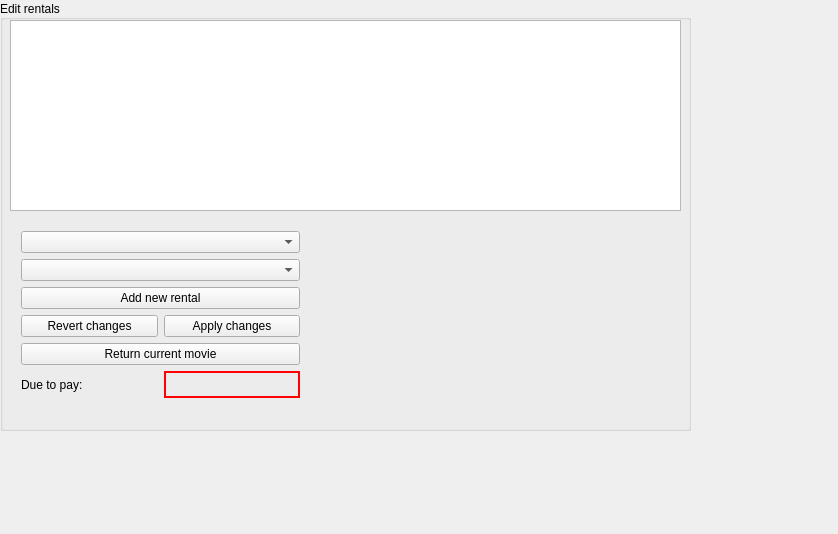
<?xml version="1.0" encoding="UTF-8"?>
<ui version="4.0">
 <class>rentalEditing</class>
 <widget class="QWidget" name="rentalEditing">
  <property name="geometry">
   <rect>
    <x>0</x>
    <y>0</y>
    <width>838</width>
    <height>534</height>
   </rect>
  </property>
  <property name="windowTitle">
   <string>rentalEditing</string>
  </property>
  <widget class="QGroupBox" name="groupBox">
   <property name="geometry">
    <rect>
     <x>0</x>
     <y>0</y>
     <width>691</width>
     <height>431</height>
    </rect>
   </property>
   <property name="title">
    <string>Edit rentals</string>
   </property>
   <property name="alignment">
    <set>Qt::AlignLeading|Qt::AlignLeft|Qt::AlignVCenter</set>
   </property>
   <property name="flat">
    <bool>false</bool>
   </property>
   <widget class="QTableView" name="rentalsTableView">
    <property name="geometry">
     <rect>
      <x>10</x>
      <y>20</y>
      <width>671</width>
      <height>191</height>
     </rect>
    </property>
   </widget>
   <widget class="QWidget" name="verticalLayoutWidget">
    <property name="geometry">
     <rect>
      <x>10</x>
      <y>220</y>
      <width>301</width>
      <height>189</height>
     </rect>
    </property>
    <layout class="QVBoxLayout" name="verticalLayout">
     <item>
      <widget class="QComboBox" name="movieTitleCombo"/>
     </item>
     <item>
      <widget class="QComboBox" name="memberNameCombo"/>
     </item>
     <item>
      <widget class="QPushButton" name="newRentalButton">
       <property name="text">
        <string>Add new rental</string>
       </property>
      </widget>
     </item>
     <item>
      <layout class="QHBoxLayout" name="horizontalLayout">
       <item>
        <widget class="QPushButton" name="revertButton">
         <property name="text">
          <string>Revert changes</string>
         </property>
        </widget>
       </item>
       <item>
        <widget class="QPushButton" name="applyButton">
         <property name="text">
          <string>Apply changes</string>
         </property>
        </widget>
       </item>
      </layout>
     </item>
     <item>
      <widget class="QPushButton" name="returnButton">
       <property name="text">
        <string>Return current movie</string>
       </property>
      </widget>
     </item>
     <item>
      <layout class="QHBoxLayout" name="horizontalLayout_2">
       <item>
        <widget class="QLabel" name="dueLabel">
         <property name="text">
          <string>Due to pay:</string>
         </property>
        </widget>
       </item>
       <item>
        <widget class="QLabel" name="moneyLabel">
         <property name="palette">
          <palette>
           <active>
            <colorrole role="WindowText">
             <brush brushstyle="SolidPattern">
              <color alpha="255">
               <red>255</red>
               <green>0</green>
               <blue>4</blue>
              </color>
             </brush>
            </colorrole>
           </active>
           <inactive>
            <colorrole role="WindowText">
             <brush brushstyle="SolidPattern">
              <color alpha="255">
               <red>255</red>
               <green>0</green>
               <blue>4</blue>
              </color>
             </brush>
            </colorrole>
           </inactive>
           <disabled>
            <colorrole role="WindowText">
             <brush brushstyle="SolidPattern">
              <color alpha="255">
               <red>120</red>
               <green>120</green>
               <blue>120</blue>
              </color>
             </brush>
            </colorrole>
           </disabled>
          </palette>
         </property>
         <property name="font">
          <font>
           <weight>75</weight>
           <bold>true</bold>
          </font>
         </property>
         <property name="frameShape">
          <enum>QFrame::WinPanel</enum>
         </property>
         <property name="frameShadow">
          <enum>QFrame::Plain</enum>
         </property>
         <property name="midLineWidth">
          <number>0</number>
         </property>
         <property name="text">
          <string/>
         </property>
         <property name="alignment">
          <set>Qt::AlignCenter</set>
         </property>
        </widget>
       </item>
      </layout>
     </item>
    </layout>
   </widget>
  </widget>
 </widget>
 <layoutdefault spacing="6" margin="11"/>
 <resources/>
 <connections/>
</ui>
